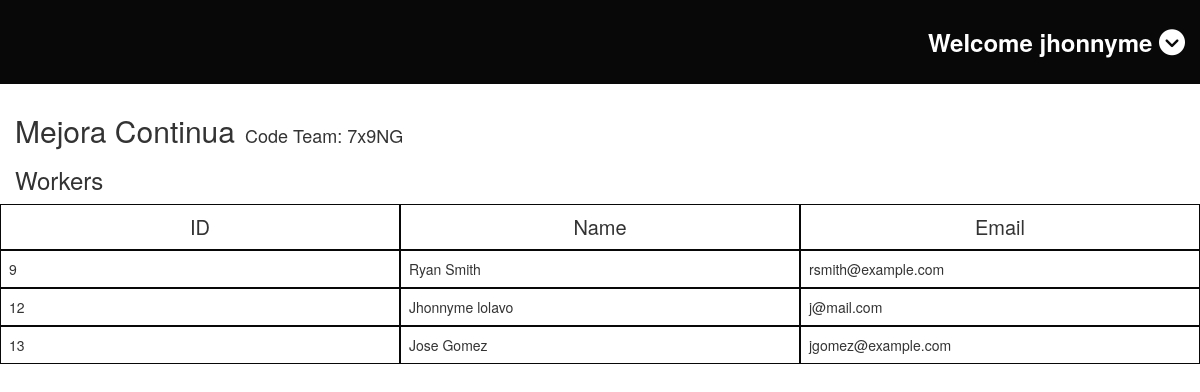
Page /home.php?page=team (signed in) on the committed database.
### tables this page shows
CREATE TABLE `team` (
  `id_team` int(11) NOT NULL,
  `name_team` varchar(255) NOT NULL,
  `code_team` varchar(6) NOT NULL
);

CREATE TABLE `user` (
  `id_user` int(11) NOT NULL,
  `username` varchar(50) NOT NULL,
  `password` text NOT NULL,
  `name` varchar(100) NOT NULL,
  `last_name` varchar(100) NOT NULL,
  `email` varchar(50) NOT NULL,
  `id_team` int(11) NOT NULL
);

### views/team.php (the view)
<div class="content container">
    <div class="row">
        <?php
        $query_team = "select * from team where id_team =".$team;
        $result_team = mysqli_query($conn, $query_team);
        if (mysqli_num_rows($result_team) > 0){
            while($rows_team = mysqli_fetch_assoc($result_team)){
                echo "<h2 style=\"display: inline;\">".$rows_team['name_team']."</h2><h4 style=\"display: inline; margin-left: 10px;\">Code Team: ".$rows_team['code_team']."<h4>";
            }
        }
        ?>
        <h3>Workers</h3>
        <div class="row">
            <div class="col-xs-4 workers_header" id="id_worker">ID</div>
            <div class="col-xs-4 workers_header" id="name_worker">Name</div>
            <div class="col-xs-4 workers_header" id="email_worker">Email</div>
        </div>
        <?php
            $query_workers = "Select id_user, name, last_name, email from user where id_team = ".$team;
            $result_workers = mysqli_query($conn, $query_workers);
            if (mysqli_num_rows($result_workers) > 0){
                while ($rows_workers = mysqli_fetch_assoc($result_workers)){
        ?>
                <div class="row">
                    <div class="col-xs-4 workers_content" id="id_worker"><?php echo $rows_workers['id_user'];?></div>
                    <div class="col-xs-4 workers_content " id="name_worker"><?php echo $rows_workers['name']. " ".$rows_workers['last_name'];?></div>
                    <div class="col-xs-4 workers_content" id="email_worker"><?php echo $rows_workers['email'];?></div>
                </div>
        <?php
                }
            }
            else{
        ?>
                <div class="col-xs-12 workers_content" id="id_worker">No Workers</div>
        <?php
            }
        ?>
    </div>
</div>

### assets/css/style.css (style rules this page uses)
.content { margin: 30px auto; }
.workers_header { text-align: center; font-size: 20px; }
.workers_header, .workers_content { padding: 8px; border: 0.5px solid #080808; }

### rows in the picture
team: name_team "Mejora Continua", code_team "7x9NG"
user: id_user "9", name "Ryan", last_name "Smith", email "rsmith@example.com"
user: id_user "12", name "Jhonnyme", last_name "lolavo", email "j@mail.com"
user: id_user "13", name "Jose", last_name "Gomez", email "jgomez@example.com"

### other values in the picture
$userlog "jhonnyme"
